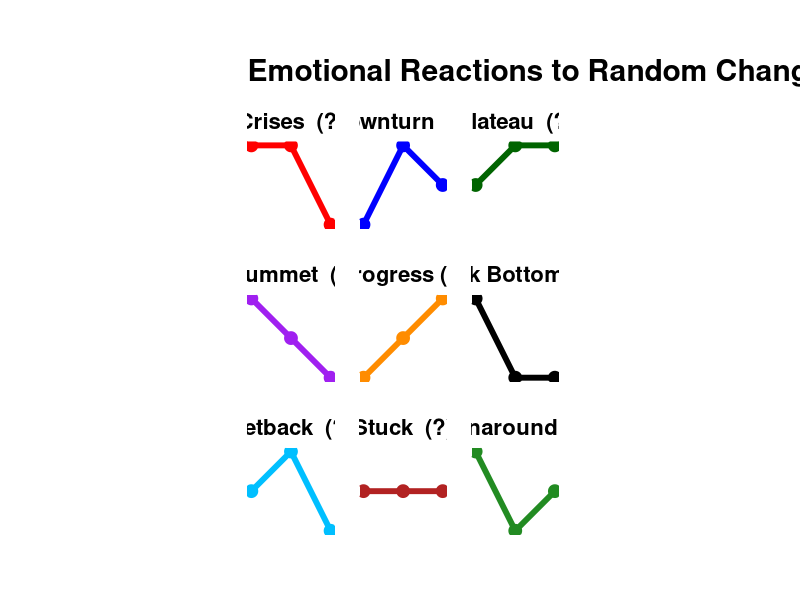

Write R code to recreate this figure.
# The 9 possible "shapes" or patterns for time-ordered measurements represent the unique ways the values can change from one time point to the next.
#
# These 9 shapes can be enumerated as:
#
#     Flat at level 0: (0,0,0)
#     Flat at level 1: (1,1,1)
#     Flat at level 2: (2,2,2)
#     Rise then fall: (0,1,0), (1,2,1)
#     Fall then rise: (1,0,1), (2,1,2)
#     Continuous rise: (0,1,2)
#     Continuous fall: (2,1,0)
#     Rise then flat: (0,1,1), (1,2,2)
#     Fall then flat: (2,1,1), (1,0,0)
#
# People often incorrectly see patterns in random data - they might interpret random fluctuations as meaningful trends. By showing that there are only 9 possible shapes with 3 time points (using 3 possible values), you're demonstrating that certain patterns will naturally emerge even from completely random processes.









#####  "Nine Random 'Signals'!"  #####


## Load necessary libraries
library(ggplot2)
library(tibble)

# Define your data
false_signals <- tibble(
  signal = rep(c("Progress (?)", "Downturn  (?)", "Setback  (?)", "Turnaround  (?)", "Plummet  (?)", "Crises  (?)", "Plateau  (?)", "Rock Bottom  (?)", "Stuck  (?)" ), each = 3),
  y = c(0,1,2, 0,2,1, 1,2,0, 2,0,1, 2,1,0, 2,2,0, 1,2,2, 2,0,0, 1,1,1),
  x = rep(c(0, 1, 2), 9)
)

# Define a custom color palette with 9 distinct colors
custom_colors <- c("red", "blue", "darkgreen", "purple", "darkorange", "black", "deepskyblue", "firebrick",  "forestgreen")

# Create the line plot with facets using the custom color palette
false_signals_facet_plot <- false_signals %>%
  ggplot(aes(x = x, y = y)) +
  geom_line(aes(group = signal, color = signal), linewidth = 2) +
  geom_point(aes(x = x, y = y, group = interaction(signal, y), color = signal), size = 4) +
  facet_wrap(~ signal, ncol = 3, nrow = 4) +
  theme_minimal(base_size = 18) +  # Adjust base size for facet labels
  scale_x_continuous(breaks = c(0, 1, 2)) +
  scale_y_continuous(breaks = c(0, 1, 2)) +
  scale_color_manual(values = custom_colors) +
  labs(x = NULL, y = NULL) +
  theme(legend.position = "",
        strip.text = element_text(color = "black", face = "bold", size = 16),  # Adjust text size for facet labels
        axis.title.x = element_blank(),
        axis.title.y = element_blank(),
        axis.text.x = element_blank(),
        axis.text.y = element_blank(),
        axis.ticks = element_blank(),
        panel.grid.major = element_blank(),
        panel.grid.minor = element_blank(),
        panel.spacing = unit(.25, "inches"),  # Adjust spacing between facets
        aspect.ratio = 1,  # Set aspect ratio of each facet to be a square
        strip.background = element_rect(fill = "white", color = "white"),  # Make facet labels stand out
        strip.placement = "outside"  # Place facet labels outside the plot area
  ) +
  theme(plot.margin = margin(1.5, 1.5, 1.5, 1.5, "cm"),
        plot.title = element_text(face = "bold")) +
  labs(title = "Emotional Reactions to Random Changes")  # Add main plot title

# Print the plot
print(false_signals_facet_plot)

#####  NOTE:  THE PLOT VIEWER DISPLAY LOOKS TERRIBLE, BUT THE PNG FILE LOOKS GREAT ####


# Save the plot as an image file with larger dimensions
# ggsave("img/9-random-arrangements-of-3-measurements.png",
#        plot = false_signals_facet_plot,
#        width = 12,
#        height = 12,
#        units = "in",
#        dpi = 300,
#        device = "png",
#        bg = "transparent")
#


